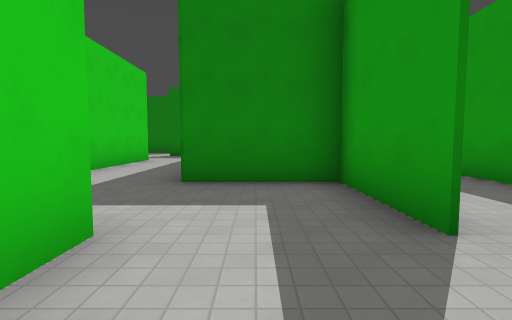
[1] (above)

23 first-person views from a walk through a Godot game level. The camera is 1.5 m above the floor, tilts 4° down and sees 85° across. The floor is counted in squares, 2.4 m on a side. Each view is taken from the middle of a square. On the plan, view 1 faces up. The plan holds only what a view shows up to about 9 squares ahead; the rest is blank. The place goes on beyond the plan. Surface patterns are stand-ins for the level's own textures.

[2]
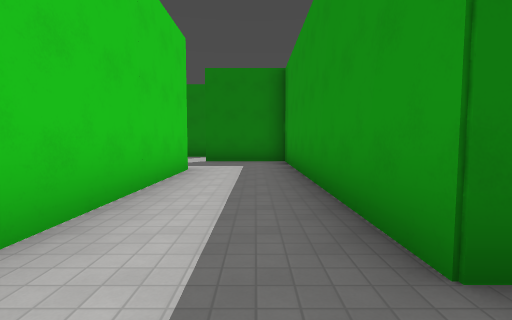

[3]
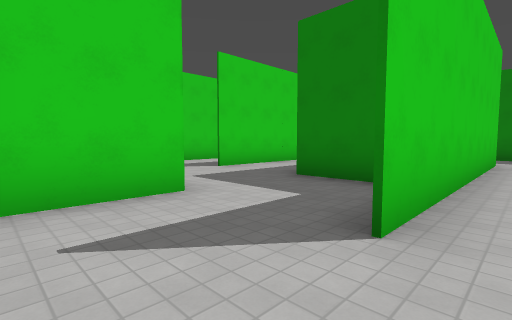

[4]
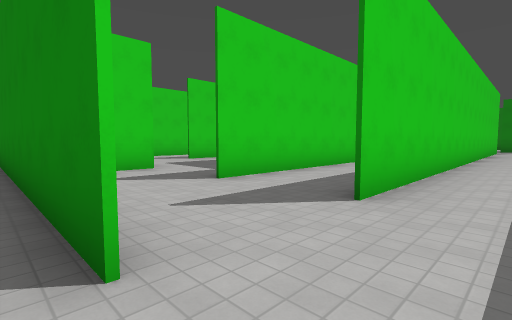

[5]
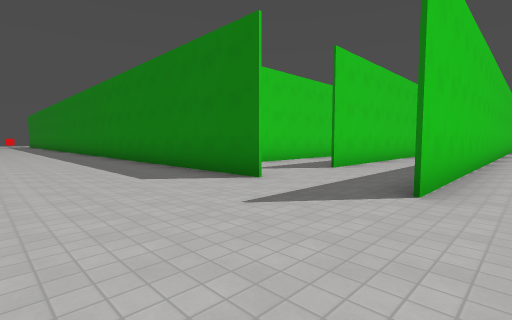

[6]
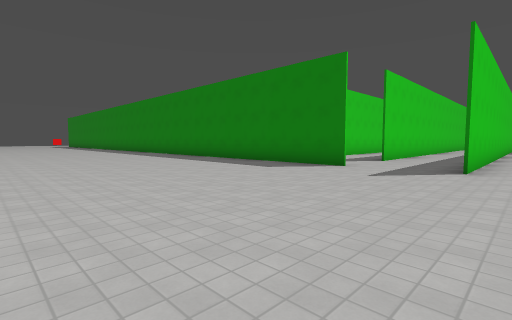

[7]
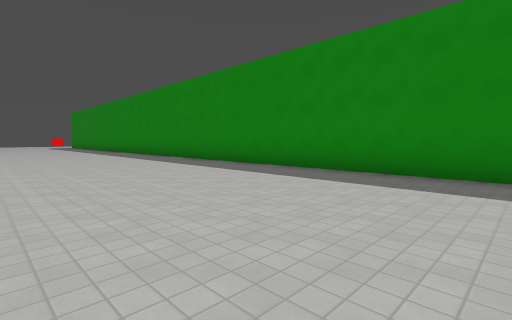

[8]
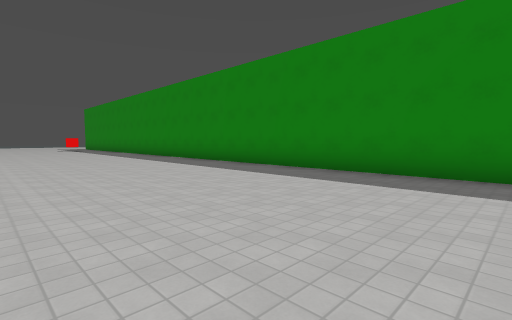

[9]
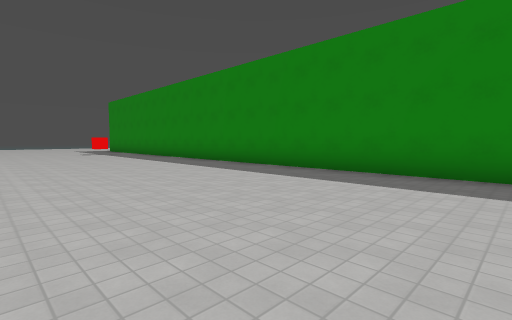

[10]
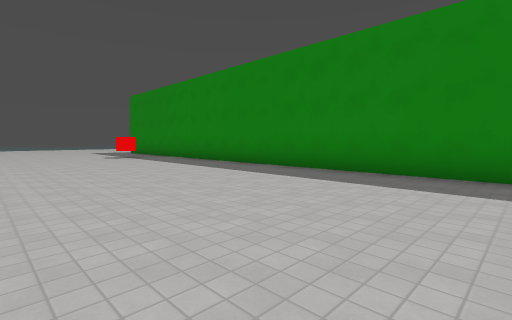

[11]
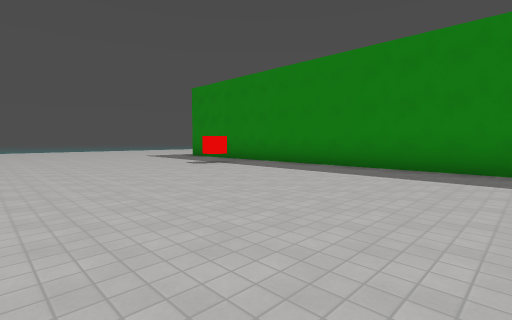

[12]
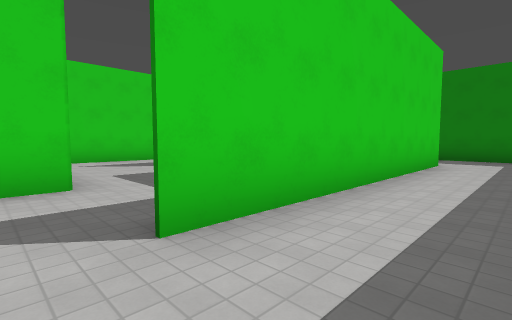

[13]
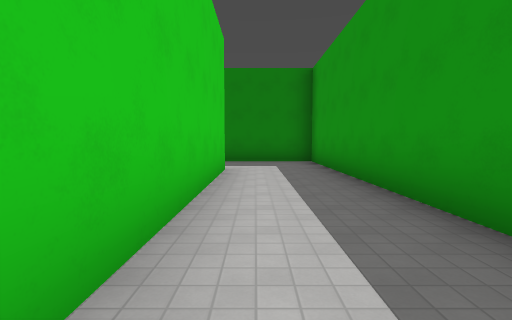

[14]
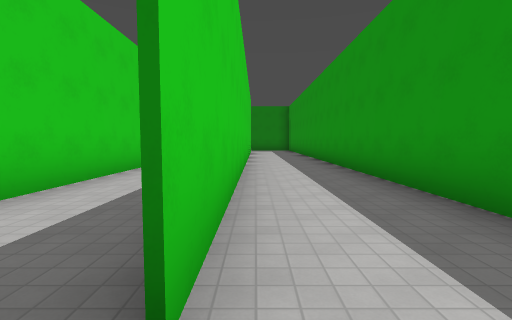

[15]
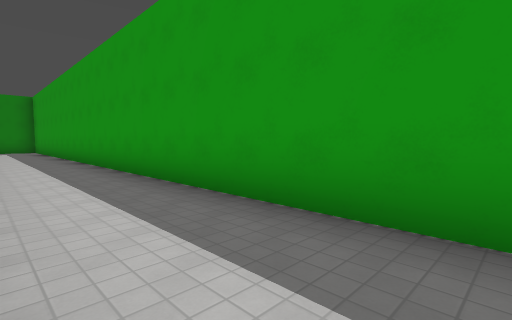

[16]
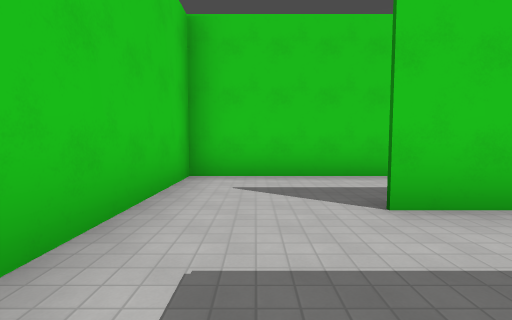

[17]
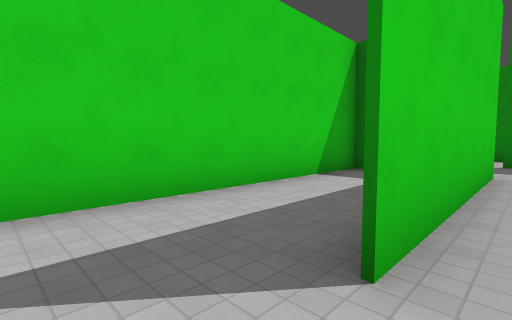

[18]
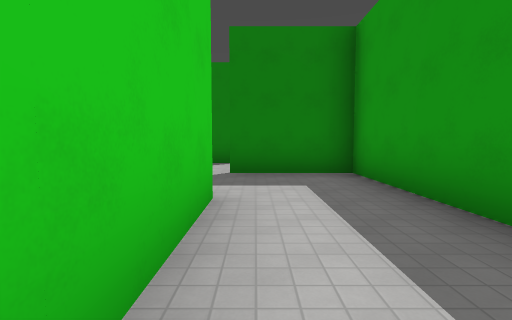

[19]
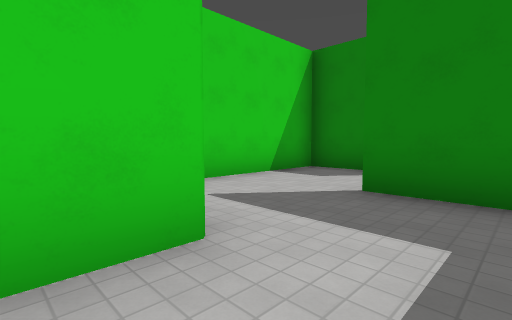

[20]
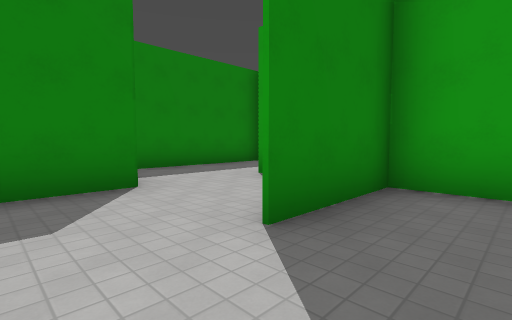

[21]
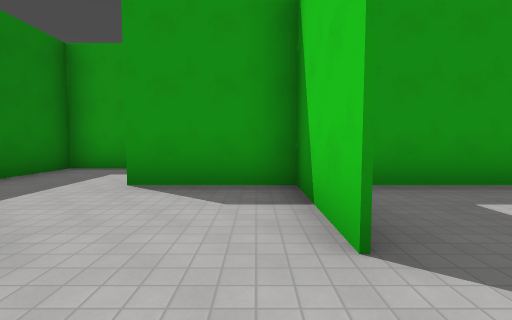

[22]
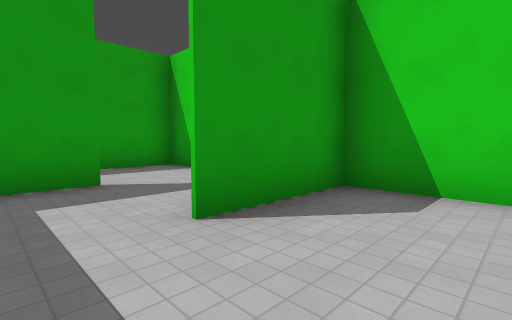

[23]
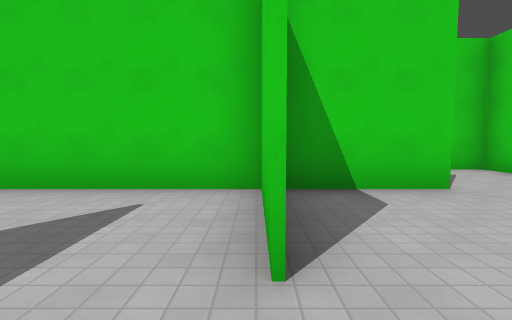

### Floor plan
Points are (right, up) in squares from view 1. A wall is a line through its corners. A room is listed if a view was taken in it or the views show most of it. See-through windows are left out.
Room 1 (view 1)
walls: (-1.1, 1.9) (-1.1, 0)
ways out: opening at (1, 0.5) to room 3; opening at (0, 2) to room 7
Room 2 (views 2, 16, 17, 18, 19, 20)
walls: (-3.5, 9.1) (-3.5, 4.1); (-1.1, 4.2) (-1.1, 10.9); (-6, 9) (-5.1, 9); (-1, 11.4) (-3.5, 11.4); (-3.5, 1.8) (-2.1, 1.8); (-5.9, 11.6) (-5.9, 9.1)
ways out: opening at (-4.5, 11) to room 4; opening at (-4, 3.5) to room 5; opening at (-1, 3) to room 7
Room 3 (views 3, 4, 5, 6, 7, 8, 9, 10, 11, 12, 13, 14, 15)
walls: (3.7, -0.6) (-20.5, -0.6); (3.7, 3.9) (3.7, 11.1); (6.1, 1) (6.1, 11.8); (1.3, 9) (1.3, 1.8); (6.1, 7.9) (6.1, -0.6); (3.7, 10.5) (3.7, 1.8); (3.7, 11.4) (0.7, 11.4)
ways out: opening at (1, 0.5) to room 1; opening at (1, 9.5)
Room 4 (views 21, 22, 23)
walls: (-3.4, 13.8) (-5.9, 13.8) (-5.9, 11.6); (-3.6, 11.4) (-0.9, 11.4); (-1.1, 10.9) (-1.1, 13.9); (-0.4, 16.2) (-2.6, 16.2)
ways out: opening at (-4.5, 11) to room 2; opening at (-1, 14.5) to room 6
Room 5 (no view inside)
walls: (-5.9, 9.1) (-5.9, 1.8) (-3.5, 1.8)
ways out: opening at (-4, 3.5) to room 2
Room 6 (no view inside)
walls: (-1.1, 13.9) (-1.1, 11.8); (1.3, 13.8) (1.3, 16.2) (-0.4, 16.2); (-0.9, 11.4) (1.5, 11.4)
ways out: opening at (-1, 14.5) to room 4; opening at (1, 12.5)
Room 7 (no view inside)
walls: (1.3, 1.8) (1.3, 4.2) (-1.1, 4.2)
ways out: opening at (0, 2) to room 1; opening at (-1, 3) to room 2

Where each view was taken, in squares from view 1:
view 1: 0 up, 0 right, facing up
view 2: 3 up, 2 left, facing up
view 3: 0 up, 2 right, facing up-left
view 4: 1 down, 5 right, facing up-left
view 5: 4 down, 7 right, facing up-left
view 6: 7 down, 7 right, facing up-left
view 7: 6 down, 1 right, facing up-left
view 8: 6 down, 3 left, facing up-left
view 9: 6 down, 8 left, facing up-left
view 10: 6 down, 11 left, facing up-left
view 11: 7 down, 15 left, facing up-left
view 12: 1 up, 3 right, facing up-left
view 13: 3 up, 2 right, facing up
view 14: 1 up, 4 right, facing up
view 15: 1 up, 4 right, facing up-right
view 16: 3 up, 1 left, facing left
view 17: 3 up, 3 left, facing up-left
view 18: 6 up, 3 left, facing up
view 19: 8 up, 2 left, facing up-left
view 20: 10 up, 5 left, facing up-right
view 21: 12 up, 5 left, facing right
view 22: 15 up, 3 left, facing down-right
view 23: 15 up, 1 left, facing down
